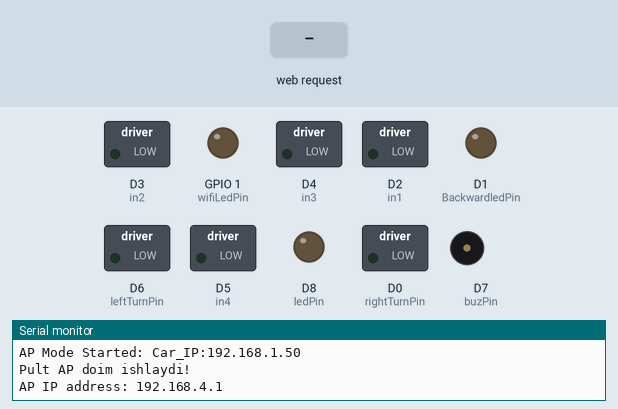
This sketch was run on a simulated ESP8266 (NodeMCU). Parts: switched loads named in the sketch (green lamp = pin HIGH), output pins drawn as LEDs (lit = HIGH), buzzer (waves = sounding, pin HIGH), the last lines printed to the serial monitor. Inputs (shaded band) come from the test bench. WiFi joins after 1.5 s; servers stay silent unless stated.

Above: at 2.7 s.
2.8 s: HTTP request GET /?State=R received
At 2.95 s:
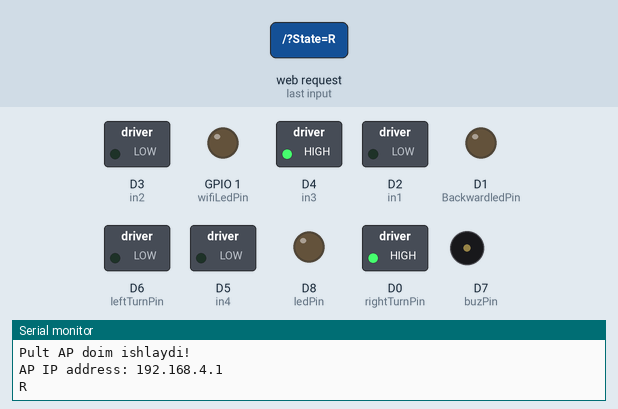
5.8 s: HTTP request GET /?State=F received
At 6.4 s:
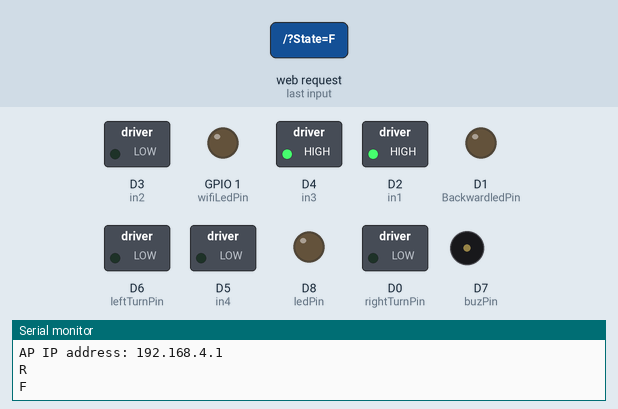
7.3 s: HTTP request GET /?State=B received
At 8.4 s:
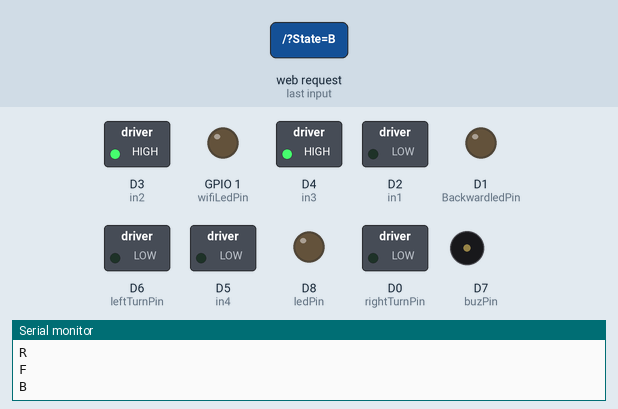
8.8 s: HTTP request GET /?State=L received
At 8.95 s:
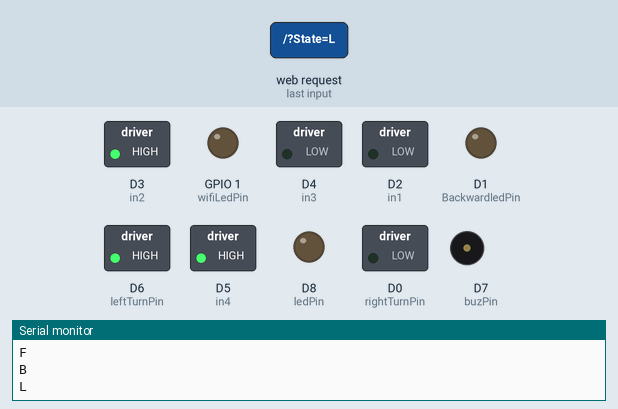
11.8 s: HTTP request GET /?State=F received
At 12.1 s:
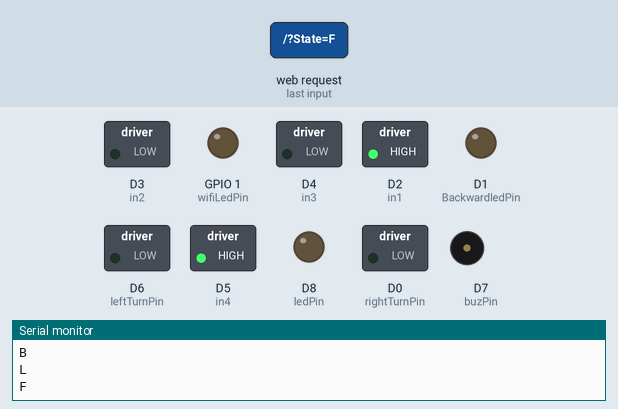
13.3 s: HTTP request GET /?State=R received
At 13.45 s:
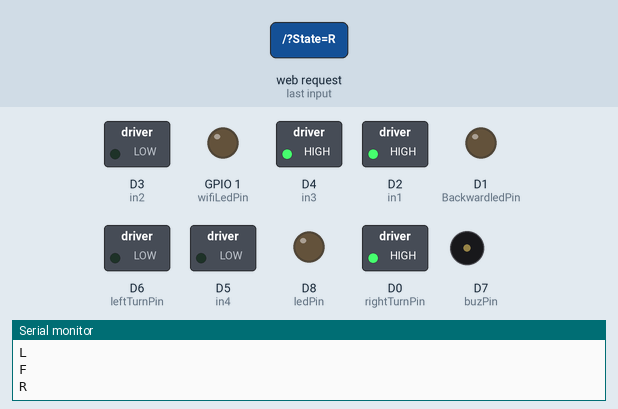
Timing chart, 0 to 16.3 s (numbered marks = the images above; inputs shaded):
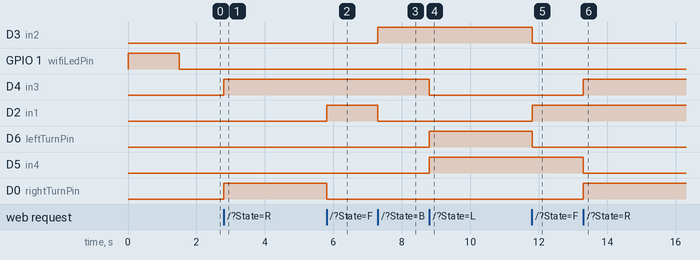

The sketch:

juguli.ino
```cpp
#include <ESP8266WiFi.h>
#include <ESP8266WebServer.h>
#include <WiFiManager.h>
#include <ArduinoOTA.h>

// Motorlarni boshqarish uchun pinlar
const int in1 = D2;
const int in2 = D3;
const int in3 = D4;
const int in4 = D5;

const int buzPin = D7;  // Buzzer
const int ledPin = D8;  // Old chiroq
const int BackwardledPin = D1;  // Orqa chiroq
const int leftTurnPin = D6;  // Chap burilish chirog‘i
const int rightTurnPin = D0;  // O‘ng burilish chirog‘i
const int wifiLedPin = D10;  // Wi-Fi status LED

ESP8266WebServer server(80);
WiFiManager wifiManager;

String command;
int SPEED = 1023; // boshlang‘ich tezlik

bool hazardLights = false; // Avariyaviy chiroqlar holati
bool apModeActive = false;
unsigned long apStartMillis = 0;

void setup() {
  Serial.begin(115200);
  Serial.println("*WiFi Robot Remote Control Mode - L298N 2A*");

  // Pinlarni sozlash
  pinMode(buzPin, OUTPUT);
  pinMode(ledPin, OUTPUT);
  pinMode(BackwardledPin, OUTPUT);
  pinMode(leftTurnPin, OUTPUT);
  pinMode(rightTurnPin, OUTPUT);
  pinMode(wifiLedPin, OUTPUT);

  pinMode(in1, OUTPUT);
  pinMode(in2, OUTPUT);
  pinMode(in3, OUTPUT);
  pinMode(in4, OUTPUT);

  // Dastlab barcha chiqishlarni o‘chirib qo‘yish
  digitalWrite(buzPin, LOW);
  digitalWrite(ledPin, LOW);
  digitalWrite(BackwardledPin, LOW);
  digitalWrite(leftTurnPin, LOW);
  digitalWrite(rightTurnPin, LOW);
  digitalWrite(wifiLedPin, HIGH);

  digitalWrite(in1, LOW);
  digitalWrite(in2, LOW);
  digitalWrite(in3, LOW);
  digitalWrite(in4, LOW);

  // Wi-Fi ulanishi
  if (!wifiManager.autoConnect("Car_setting", "12341234")) {
    Serial.println("WiFi ulanishi topilmadi, faqat AP rejimida ishlaydi.");
  } else {
    Serial.println("WiFi Connected!");
    Serial.print("IP Address: ");
    Serial.println(WiFi.localIP());
    digitalWrite(wifiLedPin, LOW);

    // **AP rejimini Wi-Fi IP bilan yoqish**
    startAPWithIP();
  }

  // Har doim AP rejimi yoqilgan bo‘lishi kerak
  startPultAP();

  // Web server funksiyalari
  server.on("/", HTTP_handleRoot);
  server.onNotFound(handleNotFound);
  server.begin();

  ArduinoOTA.begin();
}

void loop() {
  ArduinoOTA.handle();
  server.handleClient();
  blinkHazardLights();

  // **2 daqiqa o'tgandan keyin AP rejimini o‘chirish**
  if (apModeActive && millis() - apStartMillis >= 120000) {
    stopAPMode();
  }

  command = server.arg("State");
  if (command == "F") Forward();
  else if (command == "B") Backward();
  else if (command == "R") TurnRight();
  else if (command == "L") TurnLeft();
  else if (command == "G") ForwardLeft();
  else if (command == "H") BackwardLeft();
  else if (command == "I") ForwardRight();
  else if (command == "J") BackwardRight();
  else if (command == "S") Stop();
  else if (command == "V") BeepHorn();
  else if (command == "W") TurnLightOn();
  else if (command == "w") TurnLightOff();
  else if (command == "0") TurnLightOn_O();
  else if (command == "1") TurnLightOff_O();
  else if (command == "9") hazardLights = true;
  else if (command == "q") hazardLights = false;
  else if (command == "8") {
    hazardLights = false;
    digitalWrite(leftTurnPin, HIGH);
    digitalWrite(rightTurnPin, HIGH);
  }
}

// **AP rejimini "Car_IP:[IP]" SSID bilan 2 daqiqa yoqish**
void startAPWithIP() {
  String apSSID = "Car_IP:" + WiFi.localIP().toString();
  WiFi.mode(WIFI_AP_STA);
  WiFi.softAP(apSSID.c_str(), "12341234");

  Serial.println("AP Mode Started: " + apSSID);
  apModeActive = true;
  apStartMillis = millis();
}

// **AP rejimini o‘chirish**
void stopAPMode() {
  WiFi.softAPdisconnect(true);
  Serial.println("AP Mode Stopped.");
  apModeActive = false;
}

// **Har doim ishlaydigan Pult AP rejimi**
void startPultAP() {
  WiFi.mode(WIFI_AP_STA);
  WiFi.softAP("Pult", "12341234");
  IPAddress myIP = WiFi.softAPIP();

  Serial.println("Pult AP doim ishlaydi!");
  Serial.print("AP IP address: ");
  Serial.println(myIP);
}

void HTTP_handleRoot() {
  server.send(200, "text/html", "");
  if (server.hasArg("State")) {
    Serial.println(server.arg("State"));
  }
}

void handleNotFound() {
  server.send(404, "text/plain", "404: Not found");
}


// Harakat funksiyalari
void Forward() {
  digitalWrite(in1, HIGH);
  digitalWrite(in2, LOW);
}

void Backward() {
  digitalWrite(in1, LOW);
  digitalWrite(in2, HIGH);
}

void TurnRight() {
  digitalWrite(in3, HIGH);
  digitalWrite(in4, LOW);
  signalTurn(rightTurnPin);
}

void TurnLeft() {
  digitalWrite(in3, LOW);
  digitalWrite(in4, HIGH);
  signalTurn(leftTurnPin);
}

void ForwardLeft() {
  digitalWrite(in1, HIGH);
  digitalWrite(in2, LOW);
  digitalWrite(in3, LOW);
  digitalWrite(in4, HIGH);
}

void BackwardLeft() {
  digitalWrite(in1, LOW);
  digitalWrite(in2, HIGH);
  digitalWrite(in3, LOW);
  digitalWrite(in4, HIGH);
}

void ForwardRight() {
  digitalWrite(in1, HIGH);
  digitalWrite(in2, LOW);
  digitalWrite(in3, HIGH);
  digitalWrite(in4, LOW);
}

void BackwardRight() {
  digitalWrite(in1, LOW);
  digitalWrite(in2, HIGH);
  digitalWrite(in3, HIGH);
  digitalWrite(in4, LOW);
}

void Stop() {
  digitalWrite(in1, LOW);
  digitalWrite(in2, LOW);
  digitalWrite(in3, LOW);
  digitalWrite(in4, LOW);
}

void BeepHorn() {
  int speed = 150;  // Ovozni chiqish tezligi

  tone(buzPin, 600, speed); delay(speed); // "I"
  tone(buzPin, 700, speed); delay(speed); // "Z"
  tone(buzPin, 750, speed); delay(speed); // "Z"
  tone(buzPin, 800, speed); delay(speed); // "A"
  tone(buzPin, 900, speed); delay(speed); // "T"
  tone(buzPin, 950, speed); delay(speed); // "B"
  tone(buzPin, 1000, speed); delay(speed); // "E"
  tone(buzPin, 1100, speed); delay(speed); // "K"

  noTone(buzPin); // Ovoz o'chiriladi
}

void TurnLightOn() {
  digitalWrite(ledPin, HIGH);
}

void TurnLightOff() {
  digitalWrite(ledPin, LOW);
}

void TurnLightOn_O() {
  digitalWrite(BackwardledPin, HIGH);
}

void TurnLightOff_O() {
  digitalWrite(BackwardledPin, LOW);
}

void ToggleHazardLights() {
  hazardLights = !hazardLights;
}

void blinkHazardLights() {
  static unsigned long prevMillis = 0;
  static bool state = false;
  unsigned long currentMillis = millis();

  if (hazardLights && currentMillis - prevMillis >= 500) {
    prevMillis = currentMillis;
    state = !state;
    digitalWrite(leftTurnPin, state);
    digitalWrite(rightTurnPin, state);
  }
}

void signalTurn(int turnPin) {
  digitalWrite(turnPin, HIGH);
  delay(100);
  digitalWrite(turnPin, LOW);
}
```

Measured:
- after the input at 2.8 s, D4 (in3), D0 (rightTurnPin): LOW → HIGH at once
- after the input at 5.8 s, D2 (in1): LOW → HIGH at once; D0 (rightTurnPin): HIGH → LOW at once
- after the input at 7.3 s, D3 (in2): LOW → HIGH at once; D2 (in1): HIGH → LOW at once
- after the input at 8.8 s, D4 (in3): HIGH → LOW at once; D6 (leftTurnPin), D5 (in4): LOW → HIGH at once
- after the input at 11.8 s, D3 (in2), D6 (leftTurnPin): HIGH → LOW at once; D2 (in1): LOW → HIGH at once
- after the input at 13.3 s, D4 (in3), D0 (rightTurnPin): LOW → HIGH at once; D5 (in4): HIGH → LOW at once
